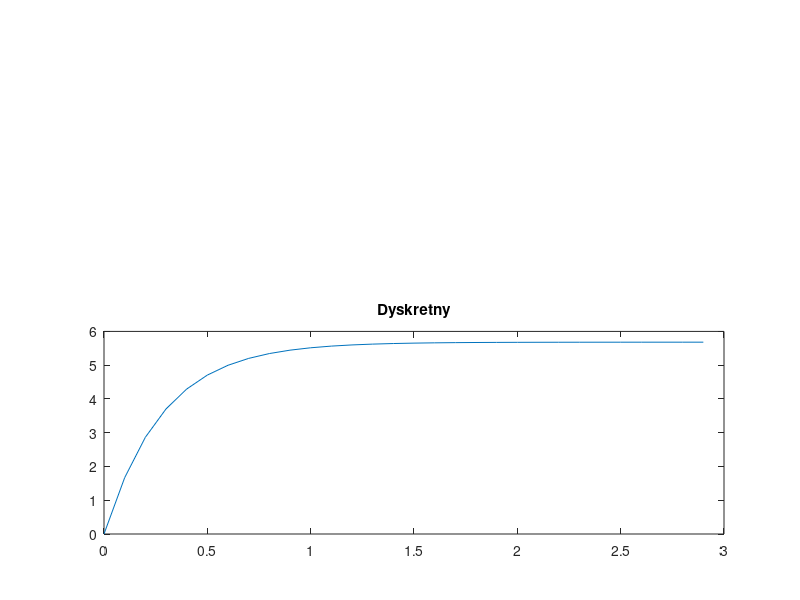

The MATLAB source for this figure:
clear

s = tf('s');

%%%%%%%%%%%%%%%%%%%%%%%%%%%%%%%%%%%% OBIEKT %%%%%%%%%%%%%%%%%%%%%%%%%%%%%%%
Kt = 0.062;
Kb = 0.062;
J = 0.0551;
B = 0.188;
Re = 0.56;
Le = 0.97 * 10^(-3);
n = 10;

Gw = n*Kt/((Le*s+Re)*(J*s+B)+Kt*Kb);

subplot(2,1,1)
step(Gw)

Tp = 0.1;
Tmax = 3;
N = round(Tmax/Tp);
t = 0:Tp:(N-1)*Tp;
sysd = c2d(Gw,Tp);

a1 = sysd.num{1}(2)
a0 = sysd.num{1}(3)
b2 = sysd.den{1}(1)
b1 = sysd.den{1}(2)
b0 = sysd.den{1}(3)

u = ones(1, N);
w(1) = 0;
w(2) = (a1*u(1) - b1 * w(1)) / b2;
for n=3:N
w(n) = (a1 * u(n-1) + a0 * u(n-2) - b1 * w(n-1) - b0 * w(n-2)) / b2;
end

subplot(2,1,2)
plot(t,w)
title('Dyskretny')

%%%%%%%%%%%%%%%%%%%%%%%%%%%%%%%%%% REGULATOR %%%%%%%%%%%%%%%%%%%%%%%%%%%%%
k = 5.7;
T = 0.27;
tau = 0.2;
Kp = 1.2*T/(tau*k);
Ti = 2*tau;
Td = 0;